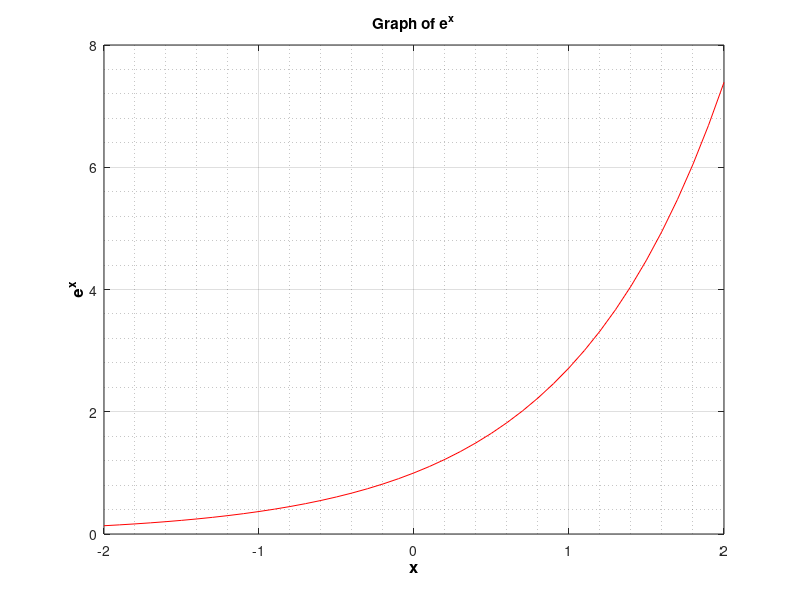

Here is the MATLAB script that generated this plot:
% x ranges from -2 to +2 in steps of 0.1
x=-2:0.1:2;
plot(x,exp(x),'r')
grid on
grid minor
xlabel('x','FontSize',12,'FontWeight','bold','Color','k')
ylabel('e^x','FontSize',12,'FontWeight','bold','Color','k')
title('Graph of e^x')